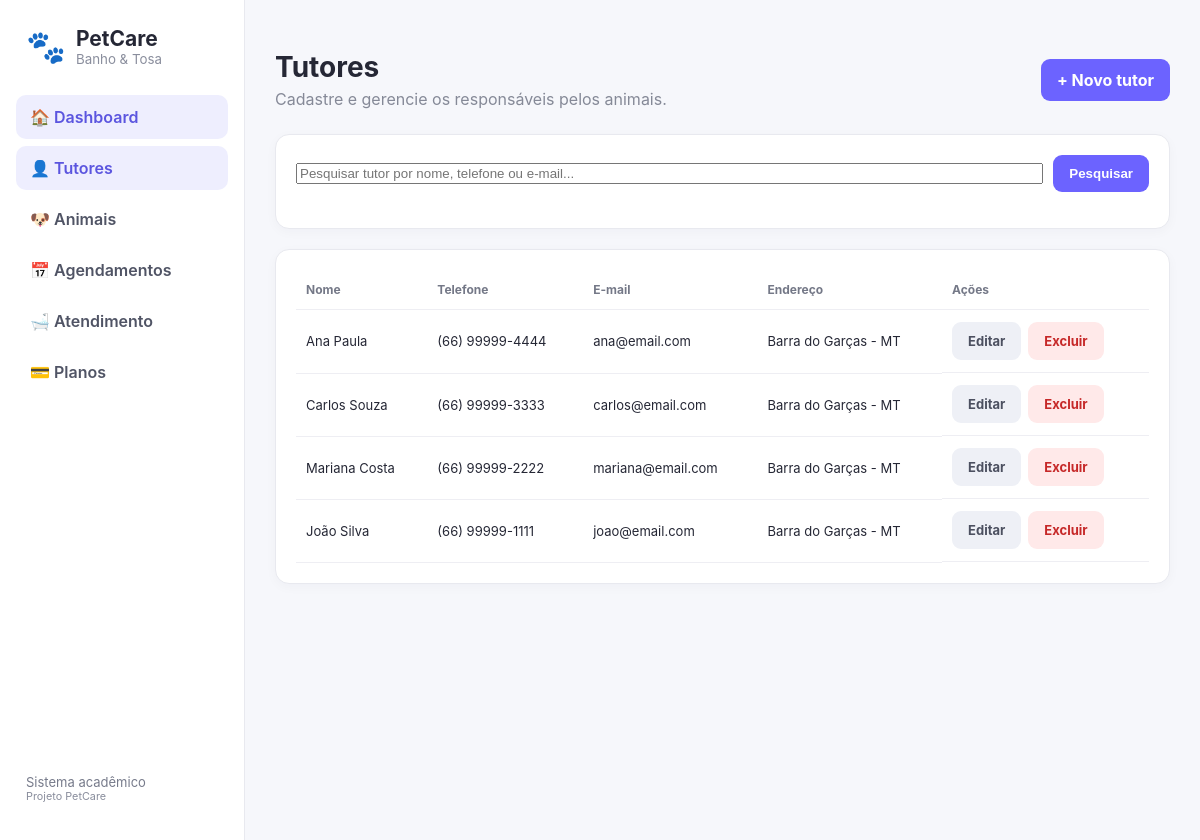
The app's page /tutores/index.php with its own data.
### tables this page shows
CREATE TABLE tutores (
 id INT AUTO_INCREMENT PRIMARY KEY,
 nome VARCHAR(120) NOT NULL,
 cpf VARCHAR(14),
 telefone VARCHAR(20) NOT NULL,
 email VARCHAR(120),
 endereco VARCHAR(180),
 created_at TIMESTAMP DEFAULT CURRENT_TIMESTAMP
);

### tutores/index.php (the view, shortened to what this page needs)
<?php
require_once __DIR__.'/../config/db.php';
$pesquisa=trim($_GET['pesquisa'] ?? '');
if($pesquisa !== ''){
    $s=$pdo->prepare("
        SELECT *
        FROM tutores
        WHERE nome LIKE ?
           OR telefone LIKE ?
           OR email LIKE ?
        ORDER BY id DESC
    ");
    $termo="%".$pesquisa."%";
    $s->execute([
        $termo,
        $termo,
        $termo
    ]);
    $rows=$s->fetchAll();
}else{
    $rows=$pdo->query("
        SELECT *
        FROM tutores
        ORDER BY id DESC
    ")->fetchAll();
}
require __DIR__.'/../includes/header.php';
?>
<header class="topbar">
    <div>
        <h1>Tutores</h1>
        <p>Cadastre e gerencie os responsáveis pelos animais.</p>
    </div>
    <a class="btn primary" href="novo.php">+ Novo tutor</a>
</header>
<div class="card" style="margin-bottom:20px;">
    <form method="GET" action="index.php" style="display:flex;gap:10px;align-items:center;">
        <input
            type="text"
            name="pesquisa"
            value="<?=htmlspecialchars($pesquisa)?>"
            placeholder="Pesquisar tutor por nome, telefone ou e-mail..."
            style="flex:1;"
        >
        <button type="submit" class="btn primary">
            Pesquisar
        </button>
    </form>
</div>
<div class="card table-wrap">
    <table class="table">
        <thead>
            <tr>
                <th>Nome</th>
                <th>Telefone</th>
                <th>E-mail</th>
                <th>Endereço</th>
                <th>Ações</th>
            </tr>
        </thead>
        <tbody>
            <?php foreach($rows as $r): ?>
                <tr>
                    <td><?=htmlspecialchars($r['nome'])?></td>
                    <td><?=htmlspecialchars($r['telefone'])?></td>
                    <td><?=htmlspecialchars($r['email'])?></td>
                    <td><?=htmlspecialchars($r['endereco'])?></td>
                    <td class="actions-inline">
                        <a
                            class="btn secondary"
                            href="editar.php?id=<?=$r['id']?>"
                        >
                            Editar
                        </a>
                        <a
                            data-confirm="Excluir este tutor e os animais vinculados?"
                            class="btn danger"
                            href="excluir.php?id=<?=$r['id']?>"
                        >
                            Excluir
                        </a>
                    </td>
                </tr>
            <?php endforeach; ?>
        </tbody>
    </table>
</div>
<?php
require __DIR__.'/../includes/footer.php';
?>

### css/style.css (style rules this page uses)
* { box-sizing:border-box }
body { margin:0; font-family:Inter,Segoe UI,Arial,sans-serif; background:#f6f7fb; color:#252735 }
.topbar,.section-title { display:flex; align-items:center; justify-content:space-between; gap:20px }
.topbar { margin-bottom:25px }
.topbar h1 { margin:0 0 5px; font-size:28px }
.topbar p,.section-title p { margin:0; color:#858997 }
.btn { display:inline-block; border:0; border-radius:9px; padding:11px 16px; text-decoration:none; font-weight:700; cursor:pointer }
.btn.primary { background:#6c63ff; color:#fff }
.btn.danger { background:#ffe9e9; color:#c62828 }
.btn.secondary { background:#eef0f6; color:#4c5060 }
.card { background:#fff; border:1px solid #e8e9ef; border-radius:14px; padding:20px; box-shadow:0 3px 12px #24243a08 }
.table-wrap { overflow:auto }
.table { width:100%; border-collapse:collapse }
.table th,.table td { padding:12px 10px; border-bottom:1px solid #eeeef3; text-align:left; font-size:13px }
.table th { color:#747887; font-size:12px }
.actions-inline { display:flex; gap:7px; flex-wrap:wrap }

### records on screen
tutores: nome "Ana Paula", telefone "(66) 99999-4444", email "ana@email.com", endereco "Barra do Garças - MT"
tutores: nome "Carlos Souza", telefone "(66) 99999-3333", email "carlos@email.com", endereco "Barra do Garças - MT"
tutores: nome "Mariana Costa", telefone "(66) 99999-2222", email "mariana@email.com", endereco "Barra do Garças - MT"
tutores: nome "João Silva", telefone "(66) 99999-1111", email "joao@email.com", endereco "Barra do Garças - MT"
